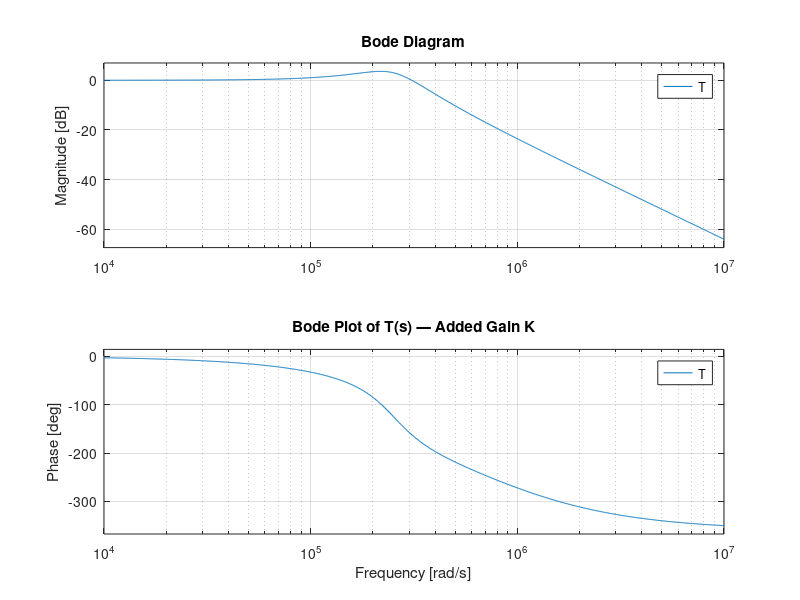
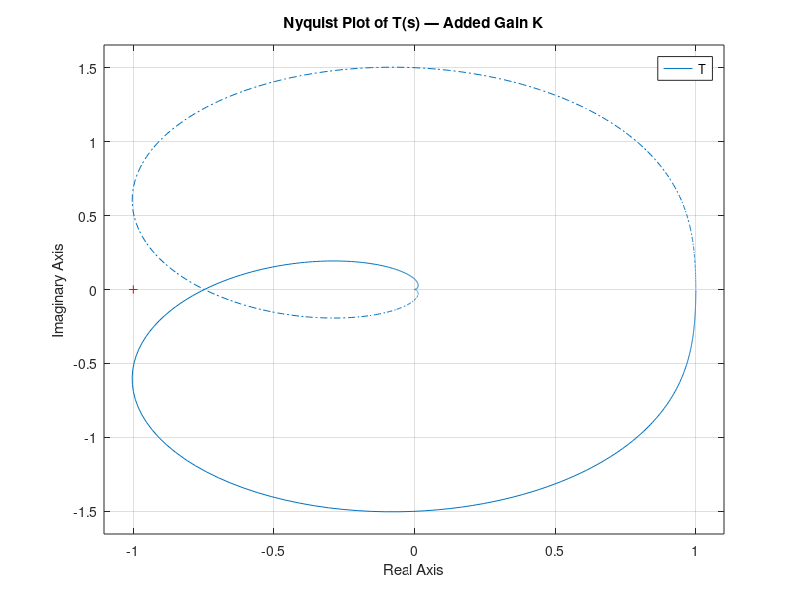
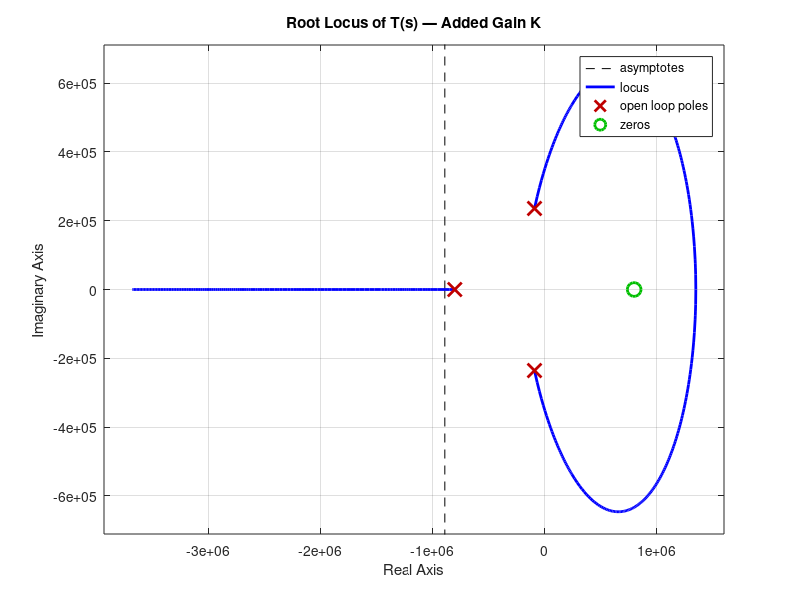

Write MATLAB code to recreate these figures, in order.
clc; clear; close all;

% =========================
% Parameters
% =========================
Vc   = 5;        % [V]
Vtri = 1.6;      % [V]
fsw  = 200e3;    % [Hz]
L    = 22.5e-6;  % [H]
C    = 0.7e-6;   % [F]
R    = 8;        % [ohm]
Rfb1 = 10e3;     % [ohm]
Rfb2 = 1.429e3;  % [ohm]
K = 5.12;

s = tf('s');

% =========================
% Transfer functionsi 
% =========================
Gc = 1;

Glc = 1 / (L*C*s^2 + (L/R)*s + 1);

% CORRECTED: PWM modulator gain (continuous-time, no 1/2fsw scaling)
% Half-period transport delay approximated as Pade 1st order
Td     = 1 / (2*fsw);                          % half-period delay = 2.5us
Gpwm   = (Vc / (2*Vtri)) * (1 - s*Td/2) / (1 + s*Td/2);  % Pade approx of e^(-sTd)

H = Rfb2 / (Rfb1 + Rfb2);

T = K*(Gc * Glc * Gpwm * H);

% =========================
% Bode plot
% =========================
figure;
bode(T);
grid on;
title('Bode Plot of T(s) — Added Gain K');

% =========================
% Nyquist plot
% =========================
figure;
nyquist(T);
grid on;
title('Nyquist Plot of T(s) — Added Gain K');

% =========================
% Root locus
% =========================
figure;
rlocus(T);
grid on;
title('Root Locus of T(s) — Added Gain K');

% =========================
% Print gain and phase margins
% =========================
[Gm, Pm, Wcg, Wcp] = margin(T);
fprintf('Gain Margin:       %.2f dB  at %.2f krad/s\n', 20*log10(Gm), Wcg/1e3);
fprintf('Phase Margin:      %.2f deg  at %.2f krad/s\n', Pm, Wcp/1e3);
fprintf('DC Loop Gain T(0): %.4f (%.2f dB)\n', abs(dcgain(T)), 20*log10(abs(dcgain(T))));
